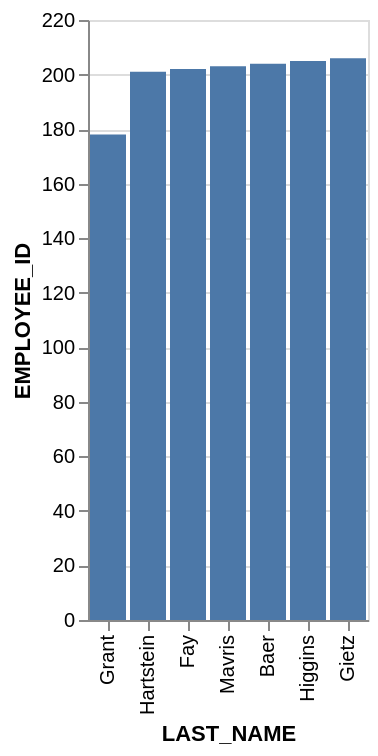

Source (Vega-Lite JSON):
### Vega-Lite specification from a JSON file in a GitHub repository (floating-point values rounded to 4 significant figures)
{"data": {"values": [{"x_data": "Grant", "y_data": 178}, {"x_data": "Hartstein", "y_data": 201}, {"x_data": "Fay", "y_data": 202}, {"x_data": "Mavris", "y_data": 203}, {"x_data": "Baer", "y_data": 204}, {"x_data": "Higgins", "y_data": 205}, {"x_data": "Gietz", "y_data": 206}]}, "mark": "bar", "encoding": {"x": {"field": "x_data", "type": "nominal", "title": "LAST_NAME", "sort": {"op": "sum", "field": "y_data", "order": "ascending"}}, "y": {"field": "y_data", "type": "quantitative", "title": "EMPLOYEE_ID"}}}
